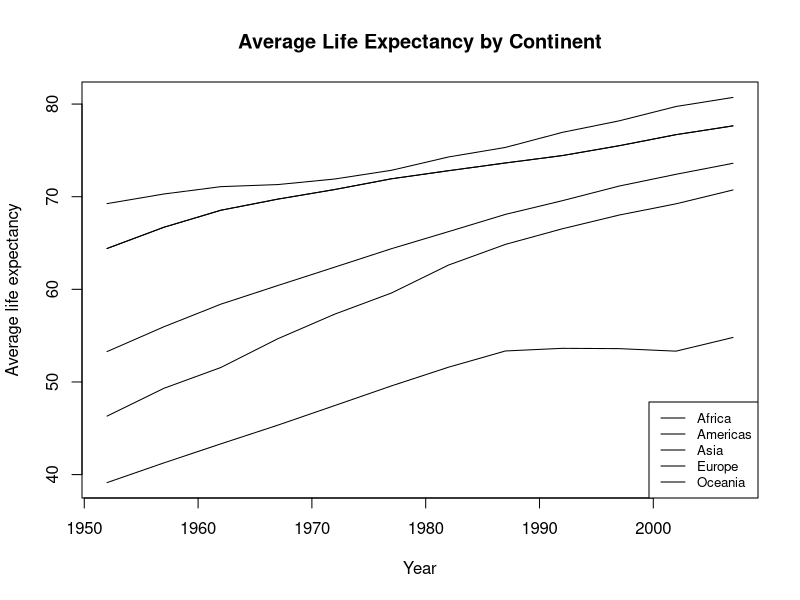

The R script that drew this image:
# analysis.R
# Simple reproducible analysis using the Gapminder dataset

# Create output folder if it does not exist
if (!dir.exists("output")) {
  dir.create("output")
}

# Load data
gapminder <- read.csv("data/raw/gapminder.csv")

# Basic summary: average life expectancy by continent and year
summary_data <- aggregate(
  lifeExp ~ continent + year,
  data = gapminder,
  FUN = mean
)

# Save summary table
write.csv(
  summary_data,
  "output/average_life_expectancy_by_continent.csv",
  row.names = FALSE
)

# Create plot
png(
  filename = "output/life_expectancy_by_continent.png",
  width = 900,
  height = 600
)

plot(
  summary_data$year[summary_data$continent == "Europe"],
  summary_data$lifeExp[summary_data$continent == "Europe"],
  type = "l",
  ylim = range(summary_data$lifeExp),
  xlab = "Year",
  ylab = "Average life expectancy",
  main = "Average Life Expectancy by Continent"
)

continents <- unique(summary_data$continent)

for (continent in continents) {
  lines(
    summary_data$year[summary_data$continent == continent],
    summary_data$lifeExp[summary_data$continent == continent]
  )
}

legend(
  "bottomright",
  legend = continents,
  lty = 1,
  cex = 0.8
)

dev.off()

# Print message
cat("Analysis completed. Results saved in the output folder.\n")
